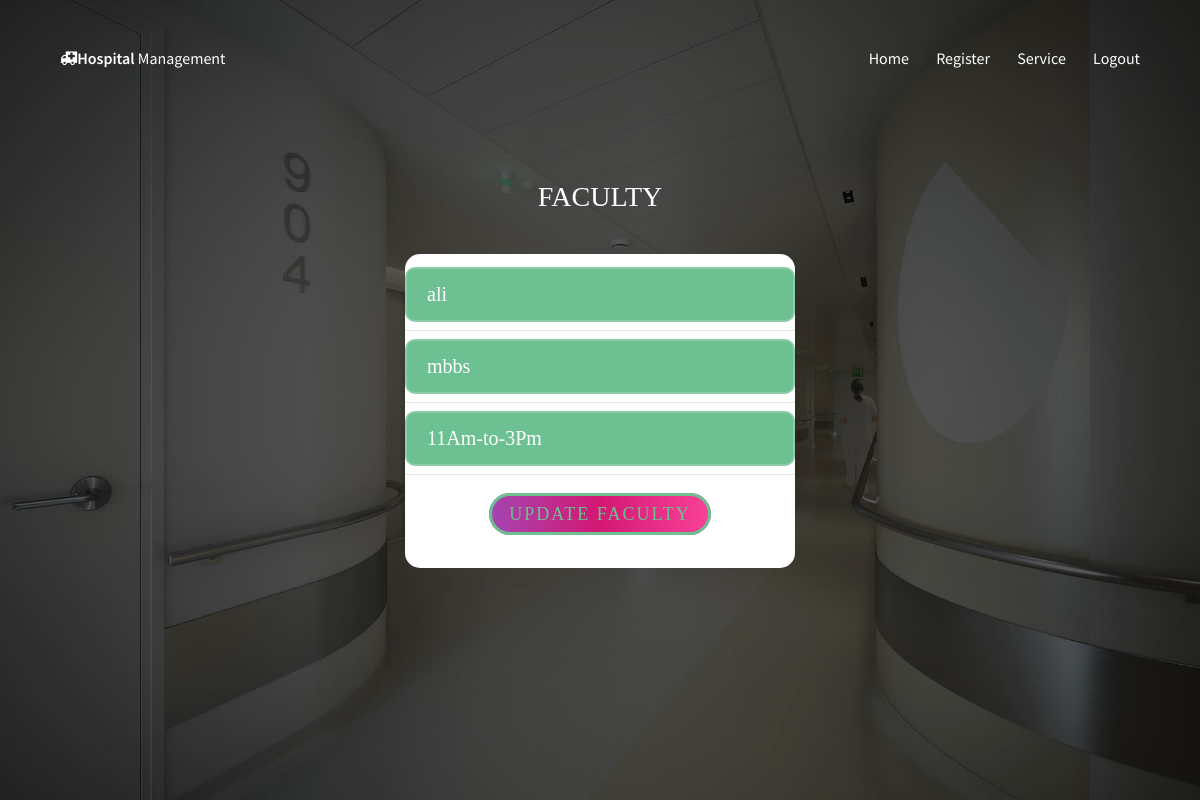
The page /addfaculty.php?update=true&id=1 (signed in) on the database its author committed.
### tables this page shows
CREATE TABLE `faculty` (
  `id` int(11) NOT NULL,
  `fName` varchar(20) NOT NULL,
  `desg` varchar(30) NOT NULL,
  `avb` varchar(30) NOT NULL
);

### addfaculty.php (the view, shortened to what this page needs)
<?php
 include 'dbconnect.php';
  $fName = $desg = $avb ="";
  if(isset($_GET['update'])){
  $id =$_GET['id'];
  $sql="select * from faculty where id=$id";
      if($result=$con->query($sql)){
          $row =$result->fetch_assoc();
          $fName=$row['fName'];
          $desg=$row['desg'];
          $avb=$row['avb'];
      }
  }
  ?>
<html lang="en">
<head>
	<link rel="stylesheet" type="text/css" href="css/util.css">
	<link rel="stylesheet" type="text/css" href="css/main.css">
<link rel="stylesheet" href="css/bootstrap1.min.css">
</head>
<body>
   <?php
include 'nav.php';
?>
   	<div class="limiter">
		<div class="container-login100" style="background-image: url('images/fct.jpg');">
			<div class="wrap-login100 p-t-30 p-b-50">
				<span class="login100-form-title p-b-41">
					Faculty
				</span>
                            <form class="login100-form validate-form p-b-33 p-t-5" action="faculty.php" method="post">
					<div class="wrap-input100service validate-input">
                                            <input class="input100" type="text" name="fName" value="<?php echo $fName;?>" placeholder="Faculty name" required />
					</div>
					<div class="wrap-input100service validate-input">
						<input class="input100" type="text" name="desg" value="<?php echo  $desg;?>" placeholder="Designation" required />
					</div>
                                        <div class="wrap-input100service validate-input">
						<input class="input100" type="text" name="avb" value="<?php echo  $avb;?>" placeholder="Available" required />
					</div>
					<div class="container-login100-form-btn m-t-18">
                                            <button class="login100-form-btn"  name="Add" value="Add Faculty">
                                                <?php
                                                if(isset($_GET['update']))
                                                {
                                                ?>
							update Faculty
                                                 <?php
                                                }
                                                else{
                                                    ?>
                                                        Add Faculty
                                                        <?php
                                                }
                                                 ?>
						</button>
					</div>
                            </form>
                            </div>

### css/main.css (style rules this page uses)
* { margin: 0px; padding: 0px; box-sizing: border-box; }
body, html { height: 100%; font-family: Ubuntu-Regular, sans-serif; }
input { outline: none; border: none; }
button { outline: none !important; border: none; background: transparent; }
.limiter { width: 100%; margin: 0 auto; }
.container-login100 { width: 100%; min-height: 100vh; display: -webkit-box; display: -webkit-flex; display: -moz-box; display: -ms-flexbox; display: flex; flex-wrap: wrap; justify-content: center; align-items: center; padding: 15px; background-repeat: no-repeat; background-position: center; background-size: cover; position: relative; z-index: 1; }
.container-login100::before { content: ""; display: block; position: absolute; z-index: -1; width: 100%; height: 100%; top: 0; left: 0; background-color: rgba(0,0,0,0.65); }
.wrap-login100 { width: 390px; border-radius: 10px; overflow: hidden; background: transparent; }
.login100-form { width: 100%; border-radius: 15px; background-color: #fff; }
.login100-form-title { font-family: Ubuntu-Bold; font-size: 28px; color: #fff; line-height: 1.2; text-align: center; text-transform: uppercase; display: block; }
.wrap-input100service { width: 100%; position: relative; border-bottom: 1px solid #e6e6e6; padding: 8px 0; }
.input100 { font-family: Ubuntu-Regular; font-size: 20px; color: #555555; line-height: 1.2; display: block; width: 100%; height: 50px; background: transparent; padding: 0 10px 0 80px; -webkit-transition: all 0.4s; -o-transition: all 0.4s; -moz-transition: all 0.4s; transition: all 0.4s; }
.container-login100-form-btn { width: 100%; display: -webkit-box; display: -webkit-flex; display: -moz-box; display: -ms-flexbox; display: flex; flex-wrap: wrap; justify-content: center; }
.login100-form-btn { font-family: Ubuntu-Bold; font-size: 18px; color: #fff; line-height: 1.2; text-transform: uppercase; display: -webkit-box; display: -webkit-flex; display: -moz-box; display: -ms-flexbox; display: flex; justify-content: center; align-items: center; padding: 0 20px; min-width: 160px; height: 42px; border-radius: 21px; background: #d41872; background: -webkit-linear-gradient(left, #a445b2, #d41872, #fa4299); background: -o-linear-gradient(left, #a445b2, #d41872, #fa4299); background: -moz-linear-gradient(left, #a445b2, #d41872, #fa4299); background: linear-gradient(left, #a445b2, #d41872, #fa4299); position: relative; z-index: 1; -webkit-transition: all 0.4s; -o-transition: all 0.4s; -moz-transition: all 0.4s; transition: all 0.4s; }
.login100-form-btn::before { content: ""; display: block; position: absolute; z-index: -1; width: 100%; height: 100%; border-radius: 21px; background-color: #555555; top: 0; left: 0; opacity: 0; -webkit-transition: all 0.4s; -o-transition: all 0.4s; -moz-transition: all 0.4s; transition: all 0.4s; }
.validate-input { position: relative; }

### rows shown on the page
faculty: fName "ali", desg "mbbs", avb "11Am-to-3Pm"
